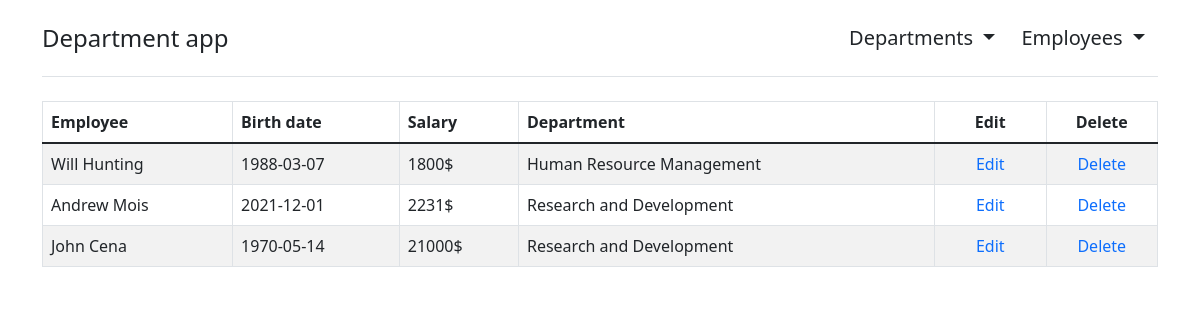
Page /employees on the earlier database version.
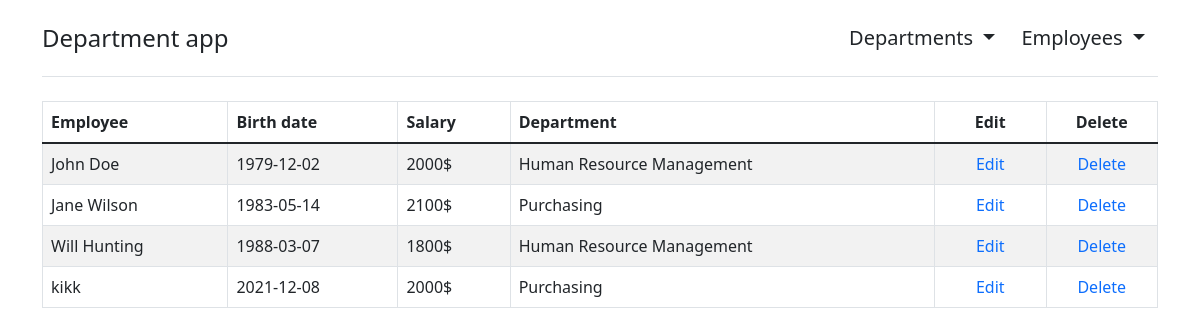
Same page on the later database version.
### department_app/models/employee.py (models this page shows, shortened)
class Item_employee(db.Model):
    __tablename__ = 'employee_db'
    id = db.Column(db.Integer, primary_key=True)
    name = db.Column(db.String(64), nullable=False)
    birth_date = db.Column(db.String(10), nullable=False)
    salary = db.Column(db.Integer, nullable=False)
    department_id = db.Column(db.Integer, db.ForeignKey('department_db.id'))

### department_app/models/department.py (models this page shows, shortened)
class Item_department(db.Model):
    __tablename__ = 'department_db'
    id = db.Column(db.Integer, primary_key=True)
    name = db.Column(db.String(64), nullable=False)
    organisation = db.Column(db.String(64), nullable=False)
    avg_salary = db.Column(db.Integer, nullable=True)
    employees = db.relationship('Item_employee', backref=db.backref('depart'))

### department_app/views/employee_view.py (the view)
@employees_page.route("/employees")
def show_employees():
    items = Item_employee.query.all()
    return render_template('employees.html', employ_data=items)

### department_app/templates/employees.html
{% extends 'base.html' %}
{% block content %}
<div class="table-wrapper">
        <table class="table table-striped table-bordered">
            <thead>
            <tr>
                <th >Employee</th>
                <th >Birth date</th>
                <th >Salary</th>
                <th >Department</th>
                <th class="left text-center">Edit</th>
                <th class="left text-center">Delete</th>
            </tr>
        </thead>
        <tbody>
{% for el in employ_data %}
            <tr>
                <td valign="middle">{{ el.name }}</td>
                <td valign="middle">{{ el.birth_date }}</td>
                <td valign="middle">{{ el.salary }}$</td>
                <td valign="middle">{{ el.depart.name }}</td>
                <td valign="middle"  align="center">
                  <a href="/employee" style="text-decoration:none;">
                    <span>Edit</span>
                  </a>
              </td>
                <td valign="middle"  align="center">
                    <a href="/employees/{{ el.id }}/del" style="text-decoration:none;">
                      <span>Delete</span>
                </a>
              </td>
            </tr>
        {% endfor %}
        </tbody>
        </table>
</div>
{% endblock content %}

### department_app/templates/base.html (shortened to what this page needs)
<!DOCTYPE html>
<html lang="en">
<head>
    <link rel="stylesheet" type="text/css" href="https://cdn.jsdelivr.net/npm/bootstrap@5.1.3/dist/css/bootstrap.min.css">
    <link rel="stylesheet" type="text/css" href="{{ url_for('static', filename='main.css') }}">
</head>
<body>
<div class="container py-3">
  <header>
    <div class="d-flex flex-column flex-md-row align-items-center pb-3 mb-4 border-bottom">
      <a href="/" class="d-flex align-items-center text-dark text-decoration-none">
        <span class="fs-4">Department app</span>
      </a>
      <nav class="d-inline-flex mt-2 mt-md-0 ms-md-auto">
        <div class="dropdown show">
          <a class="btn fs-5 text-dark dropdown-toggle" data-toggle="dropdown">
            Departments
          </a>
        </div>
        <div class="dropdown show">
          <a class="btn fs-5 text-dark dropdown-toggle" data-toggle="dropdown">
            Employees
          </a>
        </div>
      </nav>
    </div>
    {% block content %}{% endblock content %}
</div>
</body>
</html>

### department_app/static/main.css (style rules this page uses)
.table-wrapper { overflow: auto; max-width: 100%; }
th { background-color: #343a40; white-space: nowrap; }
.left { width: 10%;; }

Differences in the rows shown:
removed Item_employee: name "Andrew Mois", birth_date "2021-12-01", salary "2231", depart.name "Research and Development"
removed Item_employee: name "John Cena", birth_date "1970-05-14", salary "21000", depart.name "Research and Development"
added Item_employee: name "John Doe", birth_date "1979-12-02", salary "2000", depart.name "Human Resource Management"
added Item_employee: name "Jane Wilson", birth_date "1983-05-14", salary "2100", depart.name "Purchasing"
added Item_employee: name "kikk", birth_date "2021-12-08", salary "2000", depart.name "Purchasing"
